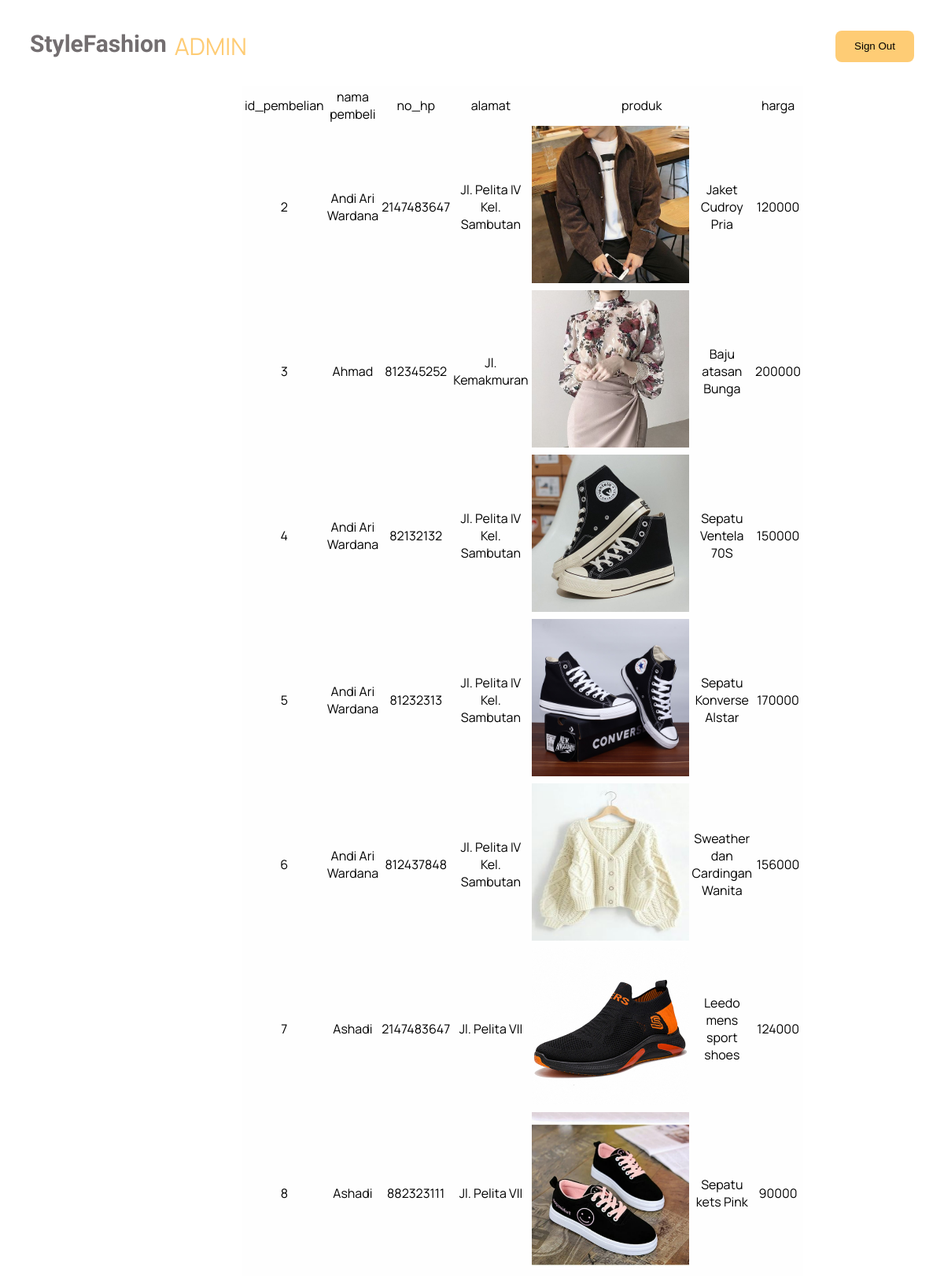
The page /admin/transaksi.php on the database its author committed.
### tables this page shows
CREATE TABLE `pembelian` (
  `id_pembelian` int(11) NOT NULL,
  `id_user` int(11) NOT NULL,
  `product` int(11) NOT NULL,
  `penerima` varchar(50) NOT NULL,
  `no_hp` int(20) NOT NULL,
  `alamat` varchar(50) NOT NULL
);

CREATE TABLE `produk` (
  `id` int(11) NOT NULL,
  `gambar` varchar(225) NOT NULL,
  `nama_produk` varchar(50) NOT NULL,
  `harga` int(11) NOT NULL,
  `Deskripsi` varchar(225) NOT NULL,
  `kategori` varchar(25) NOT NULL
);

### admin/transaksi.php (the view, shortened to what this page needs)
<?php
    require "../config.php";
    $sql = mysqli_query($conn, "SELECT * FROM pembelian JOIN produk ON(pembelian.product = produk.id)");
    $list = [];
    while($row = mysqli_fetch_assoc($sql))
    {
        $list[] = $row;
    }
?>
<!DOCTYPE html>
<html>
<head>
    <link rel="stylesheet" href="../style/style-adm.css">
</head>
<body>
    <div class="header-adm">
        <div class="title">
            <h3>StyleFashion</h3>
            <p>ADMIN</p>
        </div>
        <a href="logout.php"><button class="logout-btn">Sign Out</button></a>
    </div>
    <div class="transaksi">
        <table style="text-align: center; margin-left: 300px; background-color: #fefefe;">
            <tr>
                <td>id_pembelian</td>
                <td>nama pembeli</td>
                <td>no_hp</td>
                <td>alamat</td>
                <td colspan="2">produk</td>
                <td>harga</td>
            </tr>
            <?php $i=0; foreach($list as $li) : ?>
            <tr>
                <td><?php echo $li["id_pembelian"]; ?></td>
                <td><?php echo $li["penerima"]; ?></td>
                <td><?php echo $li["no_hp"]; ?></td>
                <td><?php echo $li["alamat"] ; ?></td>
                <td><img src="../clothes/<?php echo $li["gambar"]; ?>" alt="" style="width: 200px; height: 200px;"></td>
                <td><?php echo $li["nama_produk"]; ?></td>
                <td><?php echo $li["harga"];  ?></td>
            </tr>
            <?php $i++; endforeach; ?>
        </table>
    </div>
</body>
</html>

### style/style-adm.css (style rules this page uses)
.header-adm { display: flex; justify-content: space-between; align-items: center; }
.title { display: flex; }
.title h3 { font-family: 'Kaushan Script', cursive; font-size: 30px; margin-left: 30px; margin-right: 10px; color: #736e70; }
.title p { font-family: 'Manrope', sans-serif; font-size: 30px; color: #fecc75; }
.logout-btn { background-color: #fecc75; width: 100px; height: 40px; border: none; border-radius: 8px; cursor: pointer; margin-right: 30px; }
table { font-family: 'Manrope'; width: 50%; }

### admin/transaksi.php (style rules this page uses)
table { background-color: #fefefe; }

### rows shown on the page
pembelian: id_pembelian "2", penerima "Andi Ari Wardana", no_hp "2147483647", alamat "Jl. Pelita IV Kel. Sambutan", product.gambar (picture), product.nama_produk "Jaket Cudroy Pria", product.harga "120000"
pembelian: id_pembelian "3", penerima "Ahmad", no_hp "812345252", alamat "Jl. Kemakmuran", product.gambar (picture), product.nama_produk "Baju atasan Bunga", product.harga "200000"
pembelian: id_pembelian "4", penerima "Andi Ari Wardana", no_hp "82132132", alamat "Jl. Pelita IV Kel. Sambutan", product.gambar (picture), product.nama_produk "Sepatu Ventela 70S", product.harga "150000"
pembelian: id_pembelian "5", penerima "Andi Ari Wardana", no_hp "81232313", alamat "Jl. Pelita IV Kel. Sambutan", product.gambar (picture), product.nama_produk "Sepatu Konverse Alstar", product.harga "170000"
pembelian: id_pembelian "6", penerima "Andi Ari Wardana", no_hp "812437848", alamat "Jl. Pelita IV Kel. Sambutan", product.gambar (picture), product.nama_produk "Sweather dan Cardingan Wanita", product.harga "156000"
pembelian: id_pembelian "7", penerima "Ashadi", no_hp "2147483647", alamat "Jl. Pelita VII", product.gambar (picture), product.nama_produk "Leedo mens sport shoes", product.harga "124000"
pembelian: id_pembelian "8", penerima "Ashadi", no_hp "882323111", alamat "Jl. Pelita VII", product.gambar (picture), product.nama_produk "Sepatu kets Pink", product.harga "90000"
